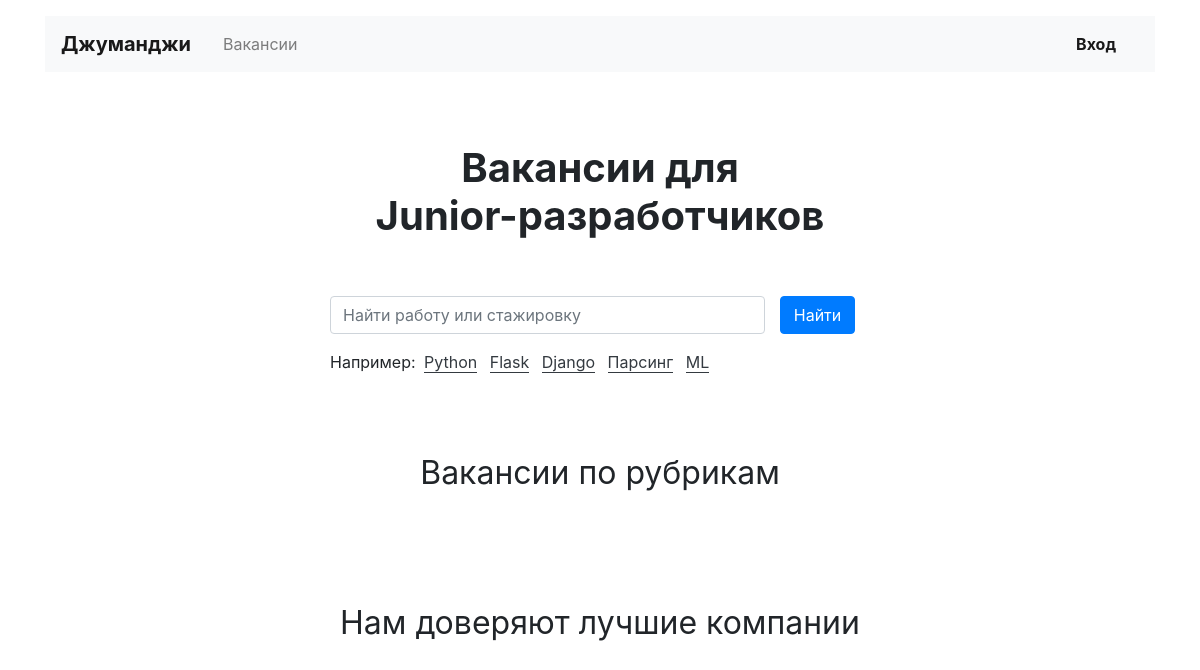
/, run on an earlier commit of the app's database.
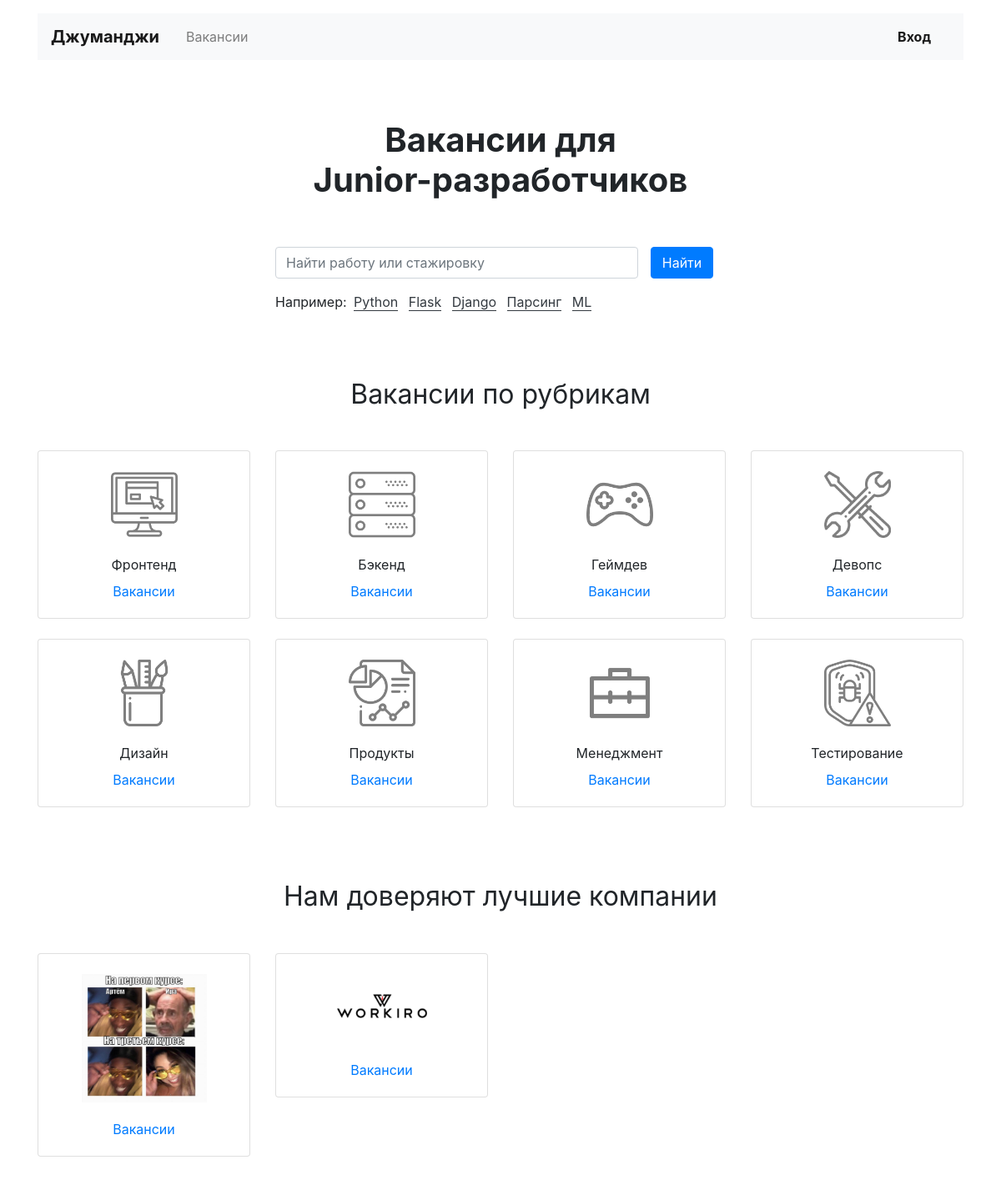
And on a later commit of the database.
### work/models.py (models this page shows, shortened)
class Specialty(models.Model):
    code = models.CharField(max_length=50)
    title = models.CharField(max_length=50)
    picture = models.ImageField(default='https://place-hold.it/100x60', upload_to=MEDIA_SPECIALITY_IMAGE_DIR)

class Company(models.Model):
    name = models.CharField(max_length=50)
    location = models.CharField(max_length=50)
    logo = models.ImageField(default='https://place-hold.it/100x60', upload_to=MEDIA_COMPANY_IMAGE_DIR)
    description = models.TextField()
    employee_count = models.IntegerField()
    owner = models.OneToOneField(User, on_delete=models.CASCADE)

### work/views.py (the view)
# urls.py: path('', view.main_view, name='main'),
def main_view(request):
    specialities = mdl.Specialty.objects.all()
    companies = mdl.Company.objects.all()
    return render(request, "work/index.html", context={
        "specialities": specialities,
        "companies": companies,
    })

### work/templates/work/index.html
{% extends "work/base.html" %}
{% block content %}
  <main class="container mt-3">
    <section>
      <h1 class="h1 text-center mx-auto mt-4 py-5"><strong>Вакансии для <br>Junior-разработчиков</strong></h1>
      <div class="row">
        <div class="col-12 col-md-8 col-lg-6 offset-lg-3 offset-md-2">
          <form class="form-inline mb-3" enctype="multipart/form-data">
            <div class="form-group col-8 col-md-10 pl-0">
              <input class="form-control w-100" type="search" placeholder="Найти работу или стажировку" aria-label="Найти работу или стажировку">
            </div>
            <div class="form-group col-4 col-md-2 pl-0">
              <button class="btn btn-primary w-100" type="submit">Найти</button>
            </div>
          </form>
          <p>Например:
            <a href="#" class="text-dark border-bottom border-dark m-1 text-decoration-none">Python</a>
            <a href="#" class="text-dark border-bottom border-dark m-1 text-decoration-none">Flask</a>
            <a href="#" class="text-dark border-bottom border-dark m-1 text-decoration-none">Django</a>
            <a href="#" class="text-dark border-bottom border-dark m-1 text-decoration-none">Парсинг</a>
            <a href="#" class="text-dark border-bottom border-dark m-1 text-decoration-none">ML</a>
          </p>
        </div>
      </div>
    </section>
    <section class="mt-5 pt-3">
      <h2 class="h2 font-weight-normal text-center mb-5">Вакансии по рубрикам</h2>
      <div class="row mb-0">
        {% for spec in specialities %}
        <div class="col-6 col-md-6 col-lg-3">
          <div class="card pt-4 text-center mb-4">
            <img class="mx-auto d-block" src="{{ spec.picture }}" width="80" height="80" alt="">
            <div class="card-body">
              <p class="card-text mb-2">{{ spec.title }}</p>
              <p class="card-text"><a href="{% url 'vac_cat' spec.code %}">Вакансии</a></p>
            </div>
          </div>
        </div>
        {% endfor %}
      </div>
    </section>
    <section class="my-5 pt-3">
      <h2 class="h2 font-weight-normal text-center mb-5">Нам доверяют лучшие компании</h2>
      <div class="row mb-0">
        {% for comp in companies %}
        <div class="col-6 col-md-6 col-lg-3">
          <div class="card pt-4 text-center mb-4">
            <a href="{% url 'company' comp.id %}" style="max-width: 150px;" class="mx-auto d-block">
              <img class="mx-auto d-block mw-100" src="{{ comp.logo.url }}" alt="">
            </a>
            <div class="card-body">
              <p class="card-text"><a href="{% url 'company' comp.id %}">Вакансии</a></p>
            </div>
          </div>
        </div>
        {% endfor %}
      </div>
    </section>
  </main>
  {% endblock content %}

### work/templates/work/base.html (shortened to what this page needs)
<!DOCTYPE html>
<html lang="ru">
<head>
  <link rel="stylesheet" href="https://stackpath.bootstrapcdn.com/bootstrap/4.3.1/css/bootstrap.min.css">
</head>
<body>
  <header class="container mt-3">
    <nav class="navbar navbar-expand-lg navbar-light bg-light">
      <a class="navbar-brand mr-4 font-weight-bold" href="{% url 'main' %}">Джуманджи</a>
      <div class="collapse navbar-collapse justify-content-between" id="navbarNav">
        <ul class="navbar-nav col-10">
          <li class="nav-item">
            <a class="nav-link" href="{% url 'vacancies' %}">Вакансии</a>
          </li>
        </ul>
        <ul class="navbar-nav col-2 justify-content-end">
          <li class="nav-item active">
            {% if request.user.is_authenticated %}
            <div class="dropdown">
              <button class="btn btn-light dropdown-toggle" type="button" id="dropdownMenuButton"
                      data-toggle="dropdown" aria-expanded="false">
                {{ user.first_name }} {{ user.last_name }}
              </button>
              <div class="dropdown-menu" aria-labelledby="dropdownMenuButton">
                <a class="dropdown-item" href="#">Резюме</a>
                <a class="dropdown-item" href="{% url 'comp_create' %}">Компания</a>
                <a class="dropdown-item" href="{% url 'logout' %}" >Выход</a>
              </div>
            </div>
            {% else %}
            <a href="{% url 'login' %}" class="nav-link font-weight-bold">Вход</a>
            {% endif %}
          </li>
        </ul>
      </div>
    </nav>
  </header>
{% block content %}
{% endblock content %}
</body>
</html>

What changed in the data, as far as the page shows it:
added Specialty: picture (picture), title "Фронтенд"
added Specialty: picture (picture), title "Бэкенд"
added Specialty: picture (picture), title "Геймдев"
added Specialty: picture (picture), title "Девопс"
added Specialty: picture (picture), title "Дизайн"
added Specialty: picture (picture), title "Продукты"
added Specialty: picture (picture), title "Менеджмент"
added Specialty: picture (picture), title "Тестирование"
added Company: logo (picture)
added Company: logo (picture)
